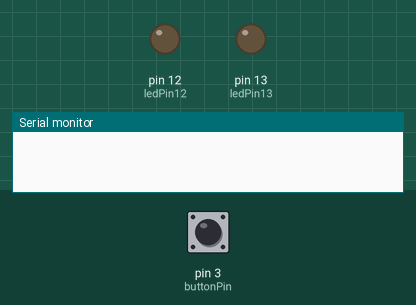
Bench run of a sketch on a simulated Arduino Uno, built with avr-gcc and run on an emulated ATmega328P. On the bench: output pins drawn as LEDs (lit = HIGH), the last lines printed to the serial monitor. Dashed ring = blinking. Inputs (shaded band) come from the test bench; at power-on: pin 3 (buttonPin) LOW.

Above: at 1.2 s.
1.3 s: pin 3 (buttonPin) pulled HIGH for 3.2 s
At 2.2 s:
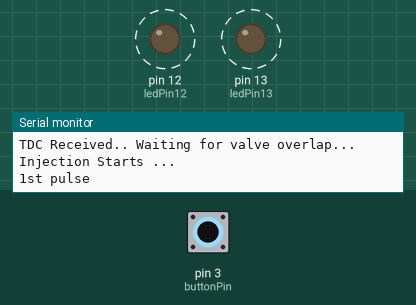
Timing chart, 0 to 6.0 s (numbered marks = the images above; inputs shaded):
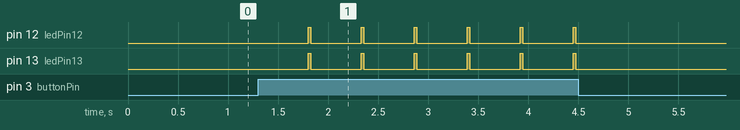

The sketch:

final_inject.ino
```cpp
//Init

const int buttonPin = 3;     // the number of the TDC_Input pin
const int ledPin13 =  13;      // the number of the LED pin
const int ledPin12 =  12;      // the number of the LED pin

// variables will change:

int buttonState = 0;         // variable for reading the TDC_Input status
int n =0;

void setup() {

  Serial.begin(9600);
  // initialize the LED pin as an output:

  pinMode(ledPin13, OUTPUT);
  pinMode(ledPin12, OUTPUT);

  // initialize the TDC_Input pin as an input:
  pinMode(buttonPin, INPUT);
}

// All delay values are in millisecond.
void loop()
{
    // read the state of the TDC_Input value:
      int buttonState = digitalRead(buttonPin);

  if ( buttonState == HIGH )
  {
      if( n == 1)
      {
          // turn LED on:
          Serial.println("2st pulse");
          digitalWrite(ledPin13, HIGH);
          digitalWrite(ledPin12, LOW);

          Serial.println("TDC Received.. Waiting for valve overlap...");
          delayMicroseconds(2200);
          digitalWrite(ledPin12, HIGH);
          Serial.println("Injection Starts ...");

          delay(15);
          digitalWrite(ledPin13, LOW);
          digitalWrite(ledPin12, LOW);
          delay(1);
          n = 0;
      }
    else
    {
        Serial.println("1st pulse");
        delay(500);
        n = 1;
        // Can be modified for injection requirements..
    }
  }
  else
  {
        // Engine off state
        // Insert the code for requirement.
  }
}
```

Measured:
- after the input at 1.3 s, pin 12 (ledPin12), pin 13 (ledPin13): alternates HIGH for 0.03 s and LOW for 0.50 s, 12 changes in all, then stays LOW, starting after 0.50 s
